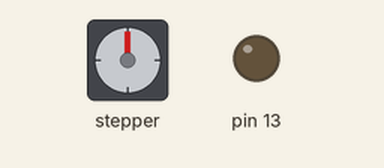
The sketch below on a simulated Arduino Uno, built with avr-gcc and run on an emulated ATmega328P. Shown: stepper motor, output pins drawn as LEDs (lit = HIGH). Stepper angles assume 200 steps per turn.

Above: at 0.05 s.
At 1.35 s:
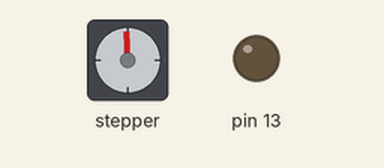
At 1.75 s:
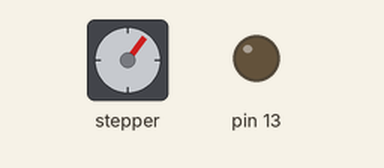
At 2.0 s:
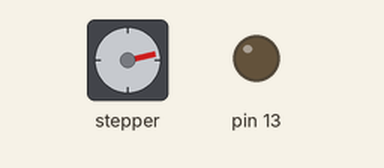
Timing chart, 0 to 4.7 s (numbered marks = the images above):
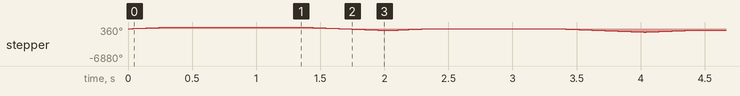

The sketch:

Stepper_Test_code.ino
```cpp
//#incluee <AccelStepper.h>
#include <Wire.h>
#include <Adafruit_MotorShield.h>
#include "utility/Adafruit_MS_PWMServoDriver.h"

Adafruit_MotorShield AFMStop (0x60);
Adafruit_StepperMotor *myMotor = AFMStop.getStepper(200, 2);

void setup() {
  // put your setup code here, to run once:
pinMode(13, OUTPUT);
AFMStop.begin();
myMotor->setSpeed(200);

}

void loop() {
  // put your main code here, to run repeatedly:
myMotor->step(200, FORWARD, DOUBLE); //(two hundred steps, forward, ???)
delay(1000); //(milliseconds?)
myMotor->step(400, BACKWARD, DOUBLE);
}
```

Measured:
- by itself, stepper: turns 360° clockwise in 0.34 s, then 715° counter-clockwise in 0.67 s, repeating every 2.0 s
